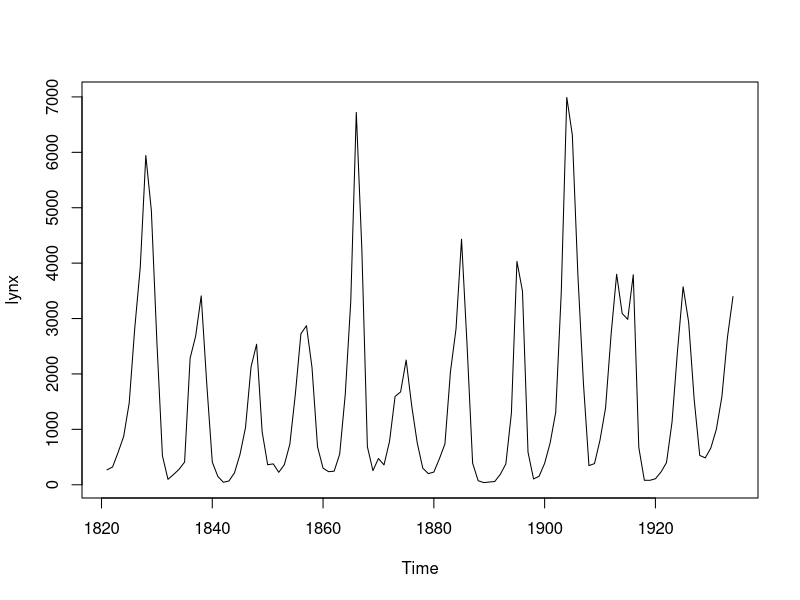
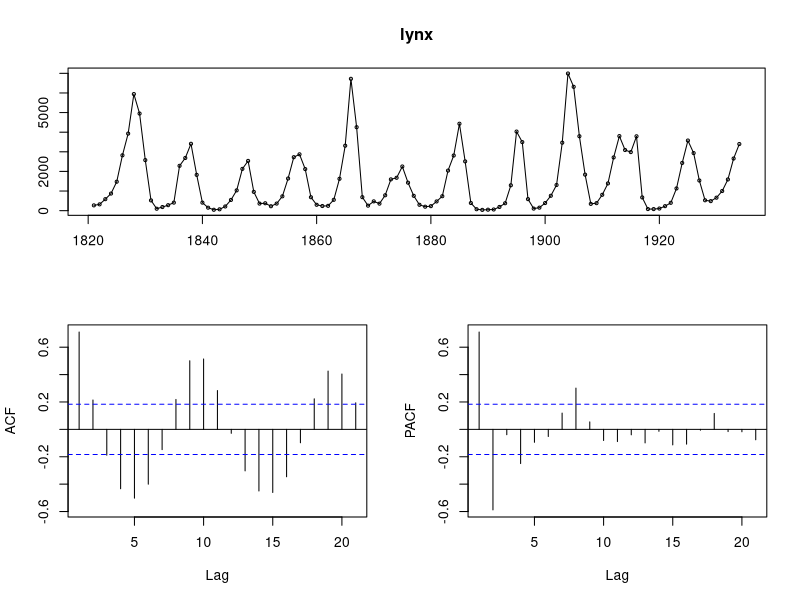

The R source for these figures, in order:
#ARIMA with auto.arima
#We are going to create an ARIMA model using the lynx dataset
#Annual numbers of lynx trappings for 1821--1934 in Canada.
#First we will plot the lynx dataset as a comparison
plot(lynx)
#We must import the forecast library to use auto.arima
library(forecast)
#There seems to be autoregression in the dataset
#Lynx trappings of prior years affect the number caught the following years
#To truly test for autoregression we will use tsdisplay
#tsdisplay plots a time series along with its acf and its pacf
tsdisplay(lynx)
#Several lags go past the threshold, indicating autoregression
#Now we will create our ARIMA model using auto.arima
auto.arima(lynx)
#We get ARIMA(2,0,2) so autoregression on second order lag and moving average
#on second order lag
#Now we will run the same model, but adding trace = True
#This will give us a list of ARIMA models to use
auto.arima(lynx, trace = T)
#In general you try to choose the one with the lowest value
#In this case it happens to be the orginal ARIMA(2,0,2)
#If we remove stepwise and approximation, we force auto.arima to be more precise
auto.arima(lynx, trace = T, stepwise = F, approximation = F)
#In this case, ARIMA(4,0,0) is the best model to use